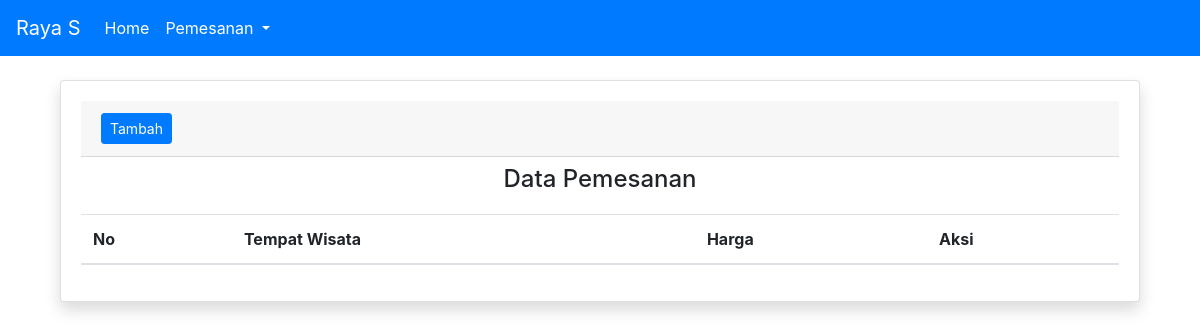
Page /index.php/main/tempatWisata on the earlier database version.
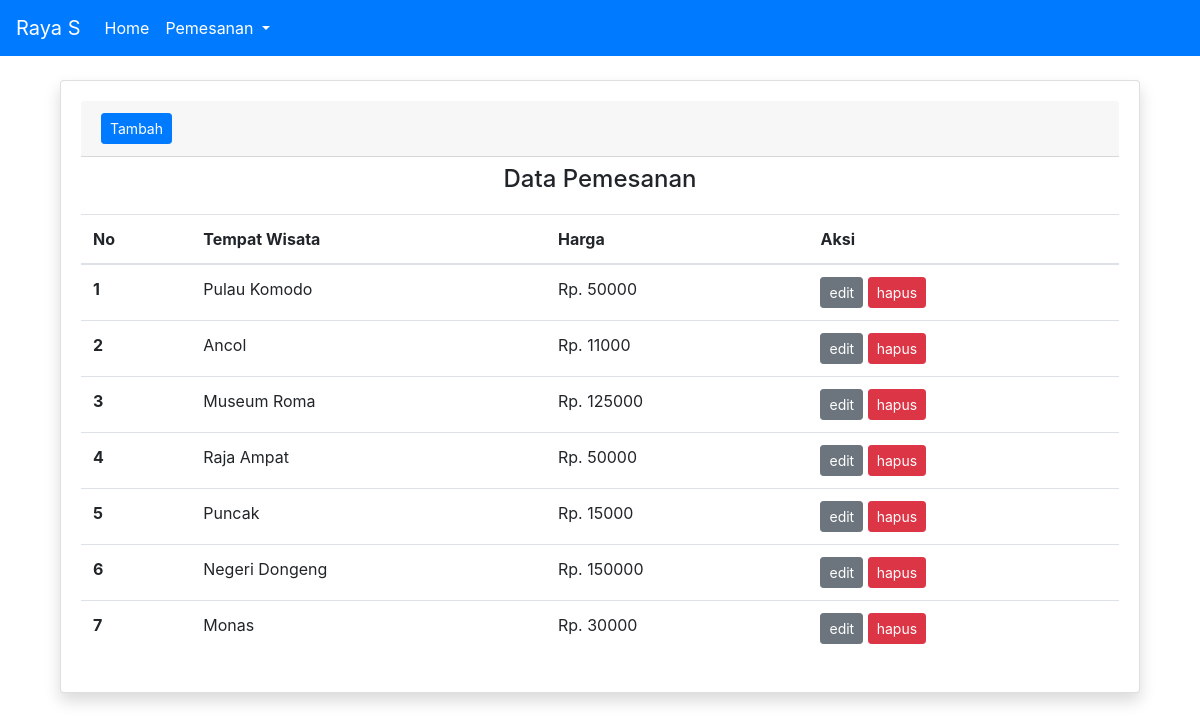
Same page on the later database version.
### tables this page shows
CREATE TABLE `tempat_wisata` (
  `id` int(3) NOT NULL,
  `tempat_wisata` varchar(256) NOT NULL,
  `hargatiket` varchar(10) NOT NULL
);

### application/controllers/Main.php (called while the page is built, shortened)
<?php
class Main extends CI_Controller
{
    public function tempatWisata()
    {
        $data['tempat'] = $this->db->get_where('tempat_wisata')->result();
        if (!isset($_POST['tempat'])) {
            $this->load->view('templates/header');
            $this->load->view('data-tempat', $data);
            $this->load->view('templates/footer');
        }
    }
}

### index.php (called while the page is built, shortened)
<?php
require_once BASEPATH.'core/CodeIgniter.php';

### application/views/data-tempat.php (the view, shortened to what this page needs)
<div class="container mt-4 tabel-tempat-wisata">
    <div class="col mx-auto">
        <div class="card shadow">
            <div class="card-body">
                <div class="card-header">
                    <a href="#" class="btn btn-sm btn-primary btn-form-tempat">Tambah</a>
                </div>
                <h4 class="card-title text-center pb-2 pt-2">Data Pemesanan</h4>
                <div class="table-responsive">
                    <table class="table">
                        <thead>
                            <tr>
                                <th scope="col">No</th>
                                <th scope="col">Tempat Wisata</th>
                                <th scope="col">Harga</th>
                                <th scope="col">Aksi</th>
                            </tr>
                        </thead>
                        <tbody>
                            <?php
                            $i = 1;
                            foreach ($tempat as $tmp) :
                            ?>
                                <tr>
                                    <th scope="row"><?= $i ?></th>
                                    <td><?= $tmp->tempat_wisata ?></td>
                                    <td>Rp. <?= $tmp->hargatiket ?></td>
                                    <td>
                                        <a href="#" class="btn btn-sm btn-secondary btn-edit-tempat" data-id="<?= $tmp->id ?>">edit</a>
                                        <a href="<?= base_url('main/hapustempat/' . $tmp->id) ?>" class="btn btn-sm btn-danger" onclick="return confirm('yakin?');">hapus</a>
                                    </td>
                                </tr>
                                <?php $i++ ?>
                            <?php endforeach ?>
                        </tbody>
                    </table>
                </div>
            </div>
        </div>
    </div>
</div>

Differences in the rows shown:
added tempat_wisata: tempat_wisata "Pulau Komodo", hargatiket "50000"
added tempat_wisata: tempat_wisata "Ancol", hargatiket "11000"
added tempat_wisata: tempat_wisata "Museum Roma", hargatiket "125000"
added tempat_wisata: tempat_wisata "Raja Ampat", hargatiket "50000"
added tempat_wisata: tempat_wisata "Puncak", hargatiket "15000"
added tempat_wisata: tempat_wisata "Negeri Dongeng", hargatiket "150000"
added tempat_wisata: tempat_wisata "Monas", hargatiket "30000"
